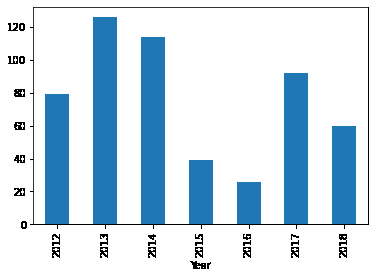
#> input picture _build/_images/explore-dataset-colab_TableDataExploration_34_1.png, 375 x 278 px, given in place of sudoku.png, which was not available
$ jupyter execute --allow-errors Untitled.ipynb
#> lines starting #> are read from the running program, lines starting #| are printed output that depends on the picture; pictures that were not available may be replaced by others from this repository, and a replacement may not be noted
[cell 1]
import cv2 as cv
import sys
import math
import numpy as np

[cell 2]
## [load]
default_file = '/scratch/ssd/cciw/sample_data/sudoku.png'
#filename = argv[0] if len(argv) > 0 else default_file

# Loads an image
#src = cv.imread(cv.samples.findFile(filename), cv.IMREAD_GRAYSCALE)
src = cv.imread(default_file, cv.IMREAD_GRAYSCALE)
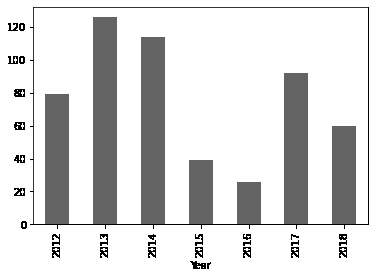
#> src: shape (278, 375); min 0, max 255, mean 217.6

# Check if image is loaded fine
if src is None:
    print ('Error opening image!')
    print ('Usage: hough_lines.py [image_name -- default ' + default_file + '] \n')
    #return -1
## [load]

## [edge_detection]
# Edge detection
dst = cv.Canny(src, 50, 200, None, 3)
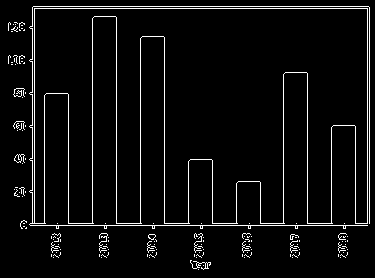
#> dst: shape (278, 375); 4.7% white in thin lines or dots
## [edge_detection]

# Copy edges to the images that will display the results in BGR
cdst = cv.cvtColor(dst, cv.COLOR_GRAY2BGR)
#> cdst: shape (278, 375, 3); 4.7% white in thin lines or dots
cdstP = np.copy(cdst)

## [hough_lines]
#  Standard Hough Line Transform
lines = cv.HoughLines(dst, 1, np.pi / 180, 150, None, 0, 0)
#> lines = 14 rows, first 8: [225, 1.57], [6, 1.57], [8, 1.57], [34, 0], [367, 0], [369, 0], [32, 0], [116, 0]
## [hough_lines]
## [draw_lines]
# Draw the lines
if lines is not None:
    for i in range(0, len(lines)):
        rho = lines[i][0][0]
        theta = lines[i][0][1]
        a = math.cos(theta)
        b = math.sin(theta)
        x0 = a * rho
        y0 = b * rho
        pt1 = (int(x0 + 1000*(-b)), int(y0 + 1000*(a)))
        pt2 = (int(x0 - 1000*(-b)), int(y0 - 1000*(a)))

        cv.line(cdst, pt1, pt2, (0,0,255), 3, cv.LINE_AA)
#> this loop made 14 passes
#> (rho, theta, a, b, x0, y0, pt1, pt2) on passes 1 to 10: (225, 1.57, -4.37e-08, 1, -9.84e-06, 225, (-1000, 224), (999, 225)), (6, 1.57, -4.37e-08, 1, -2.62e-07, 6, (-1000, 5), (999, 6)), (8, 1.57, -4.37e-08, 1, -3.5e-07, 8, (-1000, 7), (999, 8)), (34, 0, 1, 0, 34, 0, (34, 1000), (34, -1000)), (367, 0, 1, 0, 367, 0, (367, 1000), (367, -1000)), (369, 0, 1, 0, 369, 0, (369, 1000), (369, -1000)), (32, 0, 1, 0, 32, 0, (32, 1000), (32, -1000)), (116, 0, 1, 0, 116, 0, (116, 1000), (116, -1000)), (92, 0, 1, 0, 92, 0, (92, 1000), (92, -1000)), (223, 1.57, -4.37e-08, 1, -9.75e-06, 223, (-1000, 222), (999, 223))
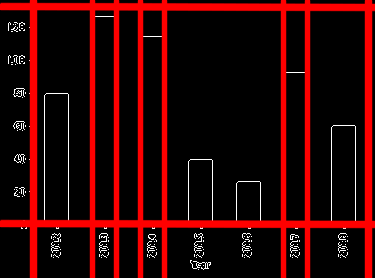
#> cdst: shape (278, 375, 3); mean B, G, R 4.2, 4.2, 48.3
## [draw_lines]

## [hough_lines_p]
# Probabilistic Line Transform
linesP = cv.HoughLinesP(dst, 1, np.pi / 180, 50, None, 50, 10)
#> linesP = 19 rows, first 6: [20, 225, 367, 225], [33, 6, 368, 6], [32, 8, 369, 8], [34, 223, 34, 9], [367, 223, 367, 9], [116, 223, 116, 17]
## [hough_lines_p]
## [draw_lines_p]
# Draw the lines
if linesP is not None:
    for i in range(0, len(linesP)):
        l = linesP[i][0]
        cv.line(cdstP, (l[0], l[1]), (l[2], l[3]), (0,0,255), 3, cv.LINE_AA)
#> this loop made 19 passes
#> l on passes 1 to 12: [20, 225, 367, 225], [33, 6, 368, 6], [32, 8, 369, 8], [34, 223, 34, 9], [367, 223, 367, 9], [116, 223, 116, 17], [369, 223, 369, 7], [32, 223, 32, 7], [140, 223, 140, 38], [92, 223, 92, 18], [307, 223, 307, 73], [164, 222, 164, 37]
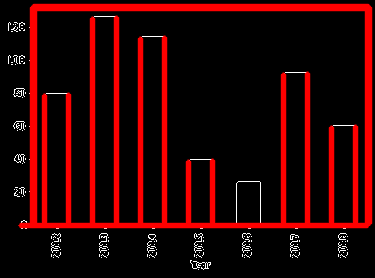
#> cdstP: shape (278, 375, 3); mean B, G, R 2.8, 2.8, 43.4
## [draw_lines_p]
## [imshow]
# Show results
cv.imshow("Source", src)
cv.imshow("Detected Lines (in red) - Standard Hough Line Transform", cdst)
cv.imshow("Detected Lines (in red) - Probabilistic Line Transform", cdstP)
## [imshow]
## [exit]
# Wait and Exit
#cv.waitKey()
#return 0
## [exit]

#> (a cell that did not finish here is left out)

[cell 4]
from matplotlib import pyplot as plt

import numpy as np
from skimage import data
from skimage.feature import corner_harris, corner_subpix, corner_peaks
from skimage.transform import warp, AffineTransform
from skimage.draw import ellipse

# [5 lines of commented-out code are left out]
image = np.zeros((300, 300))
# Ellipse
#rr, cc = ellipse(160, 175, 10, 100)
#image[rr, cc] = 1
# Two squares
image[30:80, 200:250] = 1
image[80:130, 250:300] = 1

coords = corner_peaks(corner_harris(image), min_distance=5)
coords_subpix = corner_subpix(image, coords, window_size=13)

fig, ax = plt.subplots()
ax.imshow(image, cmap=plt.cm.gray)
ax.plot(coords[:, 1], coords[:, 0], color='cyan', marker='o',
        linestyle='None', markersize=6)
#ax.plot(coords_subpix[:, 1], coords_subpix[:, 0], '+r', markersize=15)
#ax.axis((0, 310, 200, 0))
plt.show()
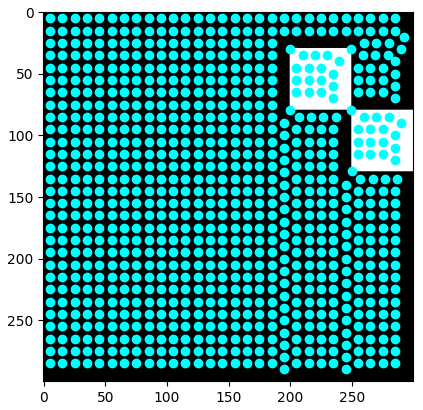
#> figure drawn by matplotlib, 1 panel

$ run again, on _build/_images/explore-dataset-colab_TableDataExploration_35_1.png
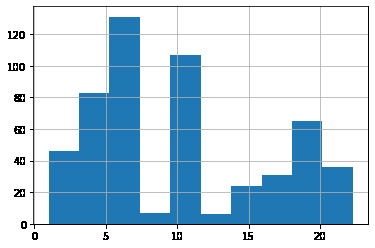
#> input picture _build/_images/explore-dataset-colab_TableDataExploration_35_1.png, 375 x 248 px, given in place of sudoku.png, which was not available
#> `dst = cv.Canny(src, 50, 200, None, 3)`:
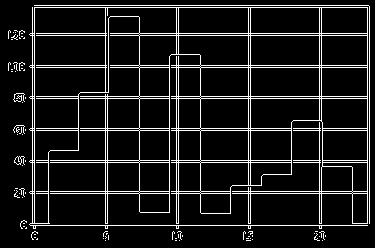
#> dst: shape (248, 375); 9.7% white in thin lines or dots
#> lines = 29 rows, first 8: [98, 1.57], [96, 1.57], [33, 1.57], [35, 1.57], [65, 1.57], [225, 1.57], [130, 1.57], [67, 1.57]
#> the loop `for i in range(0, len(lines)):` made 29 passes
#> (rho, theta, a, b, x0, y0, pt1, pt2) on passes 1 to 6: (98, 1.57, -4.37e-08, 1, -4.28e-06, 98, (-1000, 97), (999, 98)), (96, 1.57, -4.37e-08, 1, -4.2e-06, 96, (-1000, 95), (999, 96)), (33, 1.57, -4.37e-08, 1, -1.44e-06, 33, (-1000, 32), (999, 33)), (35, 1.57, -4.37e-08, 1, -1.53e-06, 35, (-1000, 34), (999, 35)), (65, 1.57, -4.37e-08, 1, -2.84e-06, 65, (-1000, 64), (999, 65)), (225, 1.57, -4.37e-08, 1, -9.84e-06, 225, (-1000, 224), (999, 225))
#> linesP = 33 rows, first 6: [8, 65, 369, 65], [13, 130, 369, 130], [14, 162, 369, 162], [17, 191, 369, 191], [14, 96, 369, 96], [14, 128, 369, 128]
#> the loop `for i in range(0, len(linesP)):` made 33 passes
#> after the loop `for i in range(0, len(linesP)):`:
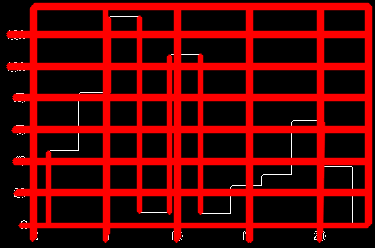
#> cdstP: shape (248, 375, 3); mean B, G, R 1.5, 1.5, 86.5

$ run again, on _build/_images/explore-dataset-colab_TableDataExploration_38_2.png
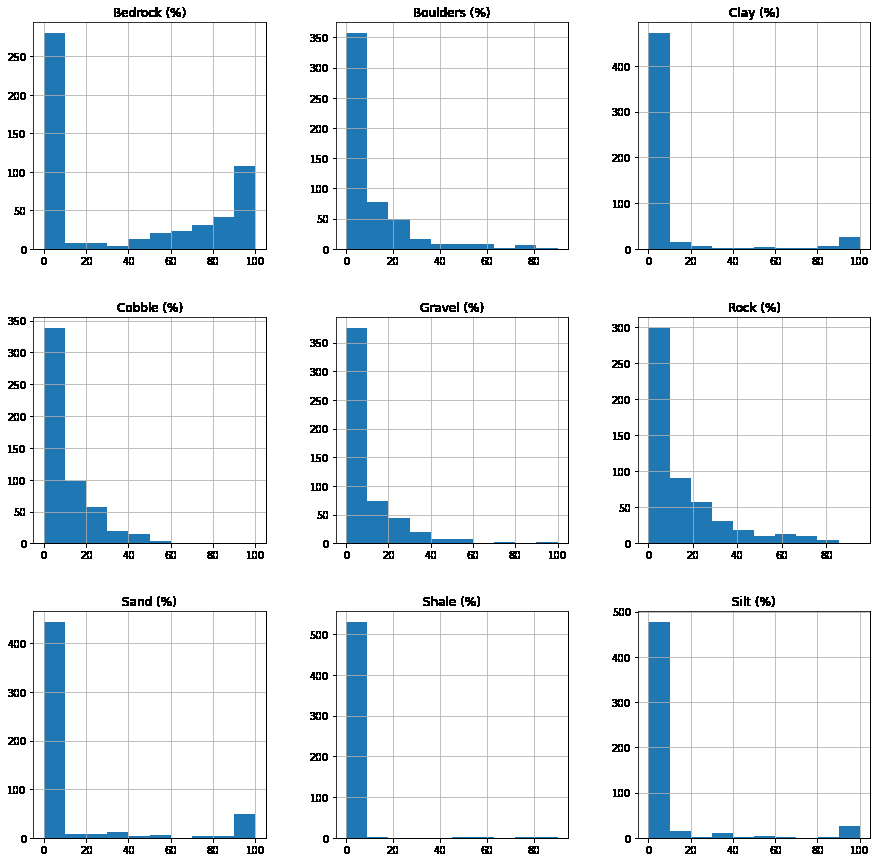
#> input picture _build/_images/explore-dataset-colab_TableDataExploration_38_2.png, 877 x 862 px, given in place of sudoku.png, which was not available
#> `dst = cv.Canny(src, 50, 200, None, 3)`:
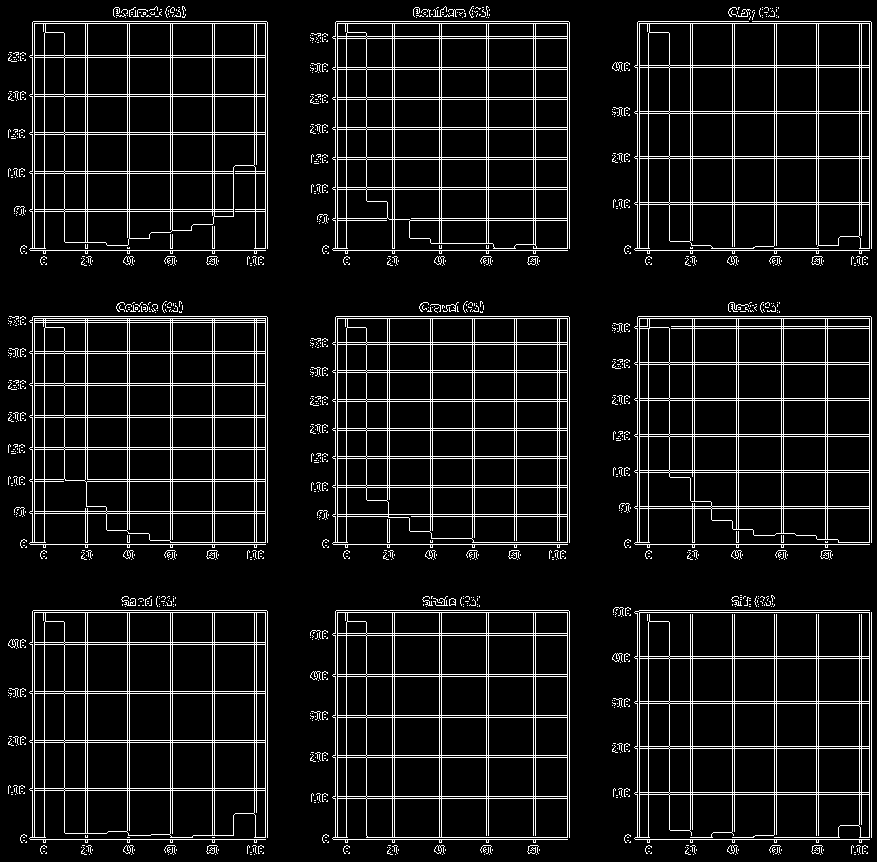
#> dst: shape (862, 877); 8.9% white in thin lines or dots
#> lines = 454 rows, first 8: [172, 0], [250, 1.57], [316, 1.57], [544, 1.57], [839, 1.57], [318, 1.57], [610, 1.57], [612, 1.57]
#> the loop `for i in range(0, len(lines)):` made 454 passes
#> (rho, theta, a, b, x0, y0, pt1, pt2) on passes 1 to 3: (172, 0, 1, 0, 172, 0, (172, 1000), (172, -1000)), (250, 1.57, -4.37e-08, 1, -1.09e-05, 250, (-1000, 249), (999, 250)), (316, 1.57, -4.37e-08, 1, -1.38e-05, 316, (-1000, 315), (999, 316))
#> linesP = 335 rows, first 6: [335, 318, 569, 318], [322, 839, 567, 839], [170, 264, 170, 9], [34, 839, 34, 610], [335, 23, 569, 23], [639, 544, 639, 316]
#> the loop `for i in range(0, len(linesP)):` made 335 passes
#> after the loop `for i in range(0, len(linesP)):`:
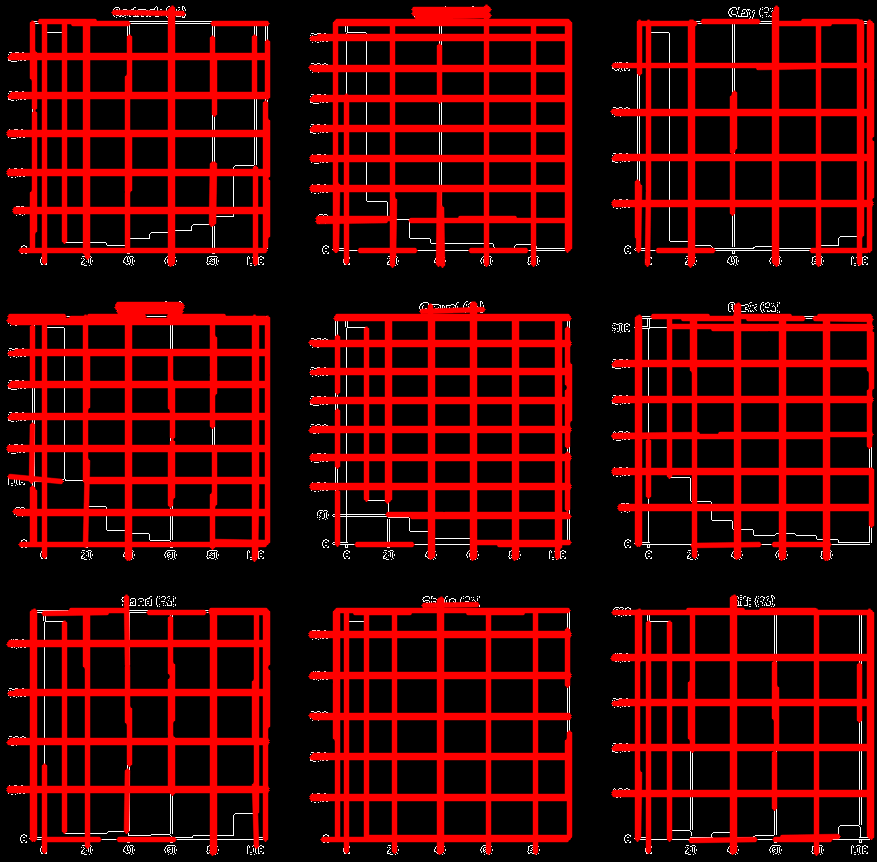
#> cdstP: shape (862, 877, 3); mean B, G, R 2.9, 2.9, 69.5
